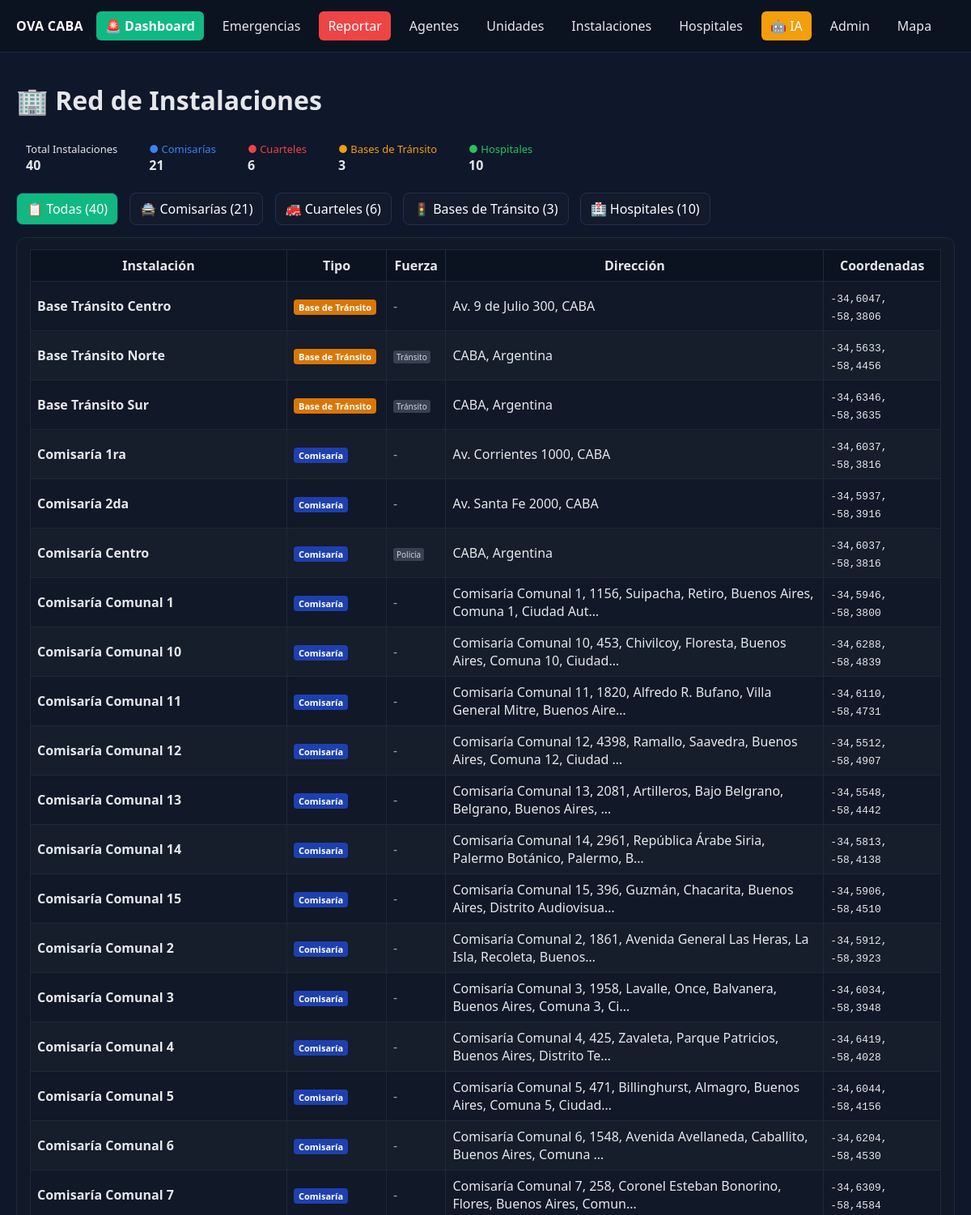
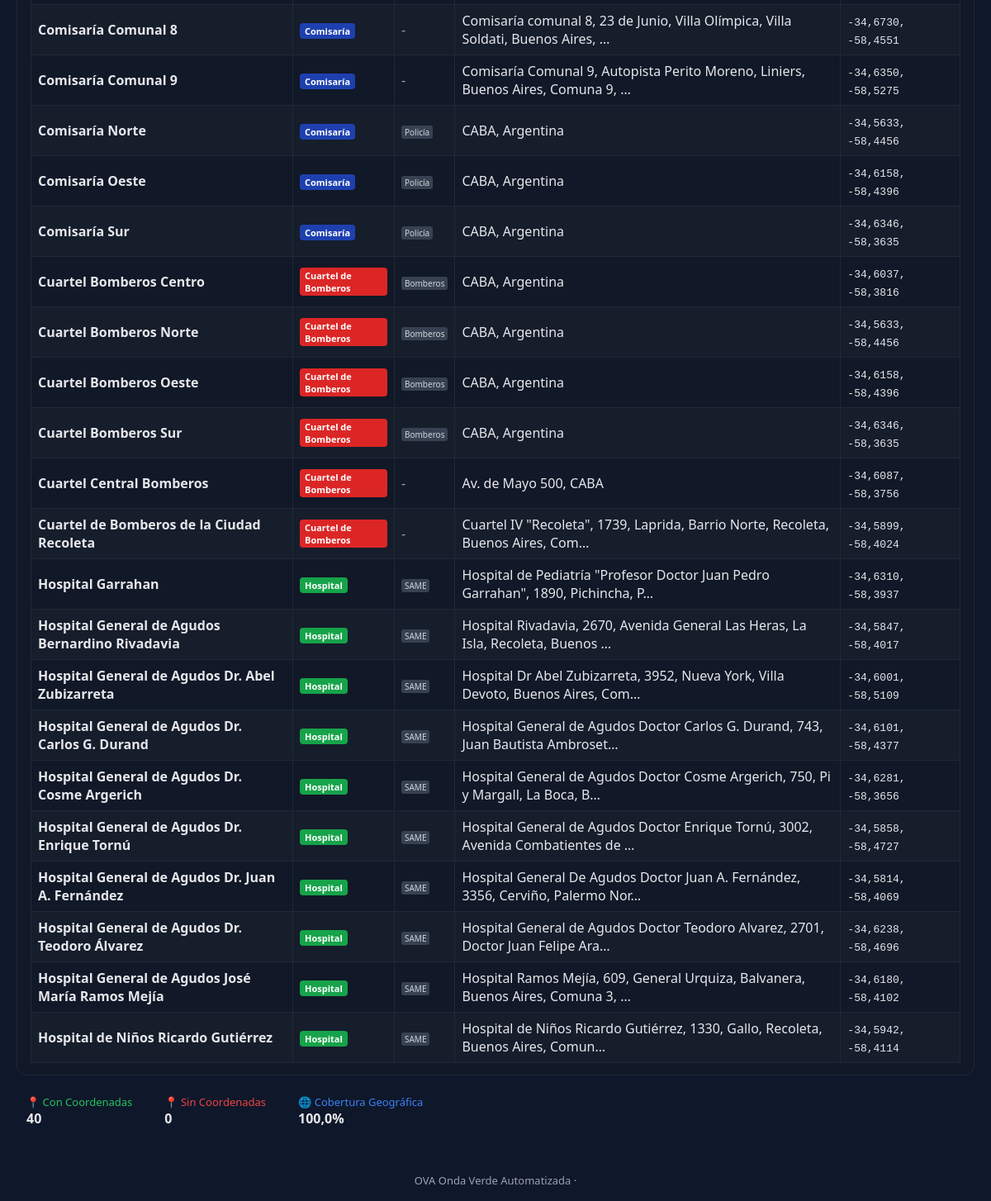
The app's page /instalaciones/ with its own data (2 pictures, top to bottom).
### core/models.py (models this page shows, shortened)
class Facility(models.Model):
    KIND_CHOICES = [
        ('comisaria', 'Comisaría'),
        ('cuartel', 'Cuartel de Bomberos'),
        ('base_transito', 'Base de Tránsito'),
    ]
    name = models.CharField(max_length=200, verbose_name='Nombre')
    kind = models.CharField(max_length=20, choices=KIND_CHOICES, verbose_name='Tipo')
    force = models.ForeignKey(Force, on_delete=models.SET_NULL, null=True, blank=True, verbose_name='Fuerza')
    address = models.CharField(max_length=255, verbose_name='Dirección', blank=True)
    lat = models.FloatField(null=True, blank=True, verbose_name='Latitud')
    lon = models.FloatField(null=True, blank=True, verbose_name='Longitud')
    created_at = models.DateTimeField(default=timezone.now, verbose_name='Creado en')
    class Meta:
        verbose_name = 'Instalación'
        verbose_name_plural = 'Instalaciones'

class Force(models.Model):
    name = models.CharField(max_length=100, unique=True, verbose_name='Nombre')  # e.g., 'Bomberos', 'SAME', 'Policía', 'Tránsito'
    contact_info = models.TextField(blank=True, verbose_name='Información de Contacto')
    created_at = models.DateTimeField(default=timezone.now, verbose_name='Creado en')
    class Meta:
        verbose_name = 'Fuerza'
        verbose_name_plural = 'Fuerzas'

class Hospital(models.Model):
    name = models.CharField(max_length=150, verbose_name='Nombre')
    address = models.CharField(max_length=255, verbose_name='Dirección', blank=True)
    total_beds = models.PositiveIntegerField(verbose_name='Camas Totales', default=0)
    occupied_beds = models.PositiveIntegerField(verbose_name='Camas Ocupadas', default=0)
    lat = models.FloatField(null=True, blank=True, verbose_name='Latitud')
    lon = models.FloatField(null=True, blank=True, verbose_name='Longitud')
    created_at = models.DateTimeField(default=timezone.now, verbose_name='Creado en')
    class Meta:
        verbose_name = 'Hospital'
        verbose_name_plural = 'Hospitales'

### core/views.py (the view)
# urls.py: path('instalaciones/', facilities_list, name='facilities_list'),
def facilities_list(request):
    kind = request.GET.get('tipo')
    facilities_qs = Facility.objects.all().select_related('force').order_by('kind', 'name')
    hospitals_qs = Hospital.objects.all().order_by('name')
    installations = []
    for f in facilities_qs:
        installations.append({
            'name': f.name,
            'kind': f.kind,
            'kind_display': f.get_kind_display(),
            'force_name': f.force.name if f.force else '',
            'address': f.address,
            'lat': f.lat,
            'lon': f.lon,
        })
    for h in hospitals_qs:
        installations.append({
            'name': h.name,
            'kind': 'hospital',
            'kind_display': 'Hospital',
            'force_name': 'SAME',
            'address': h.address,
            'lat': h.lat,
            'lon': h.lon,
        })
    total_instalaciones = len(installations)
    comisarias = len([i for i in installations if i['kind'] == 'comisaria'])
    cuarteles = len([i for i in installations if i['kind'] == 'cuartel'])
    bases_transito = len([i for i in installations if i['kind'] == 'base_transito'])
    hospitales = len([i for i in installations if i['kind'] == 'hospital'])
    con_coordenadas = len([i for i in installations if i['lat'] and i['lon']])
    sin_coordenadas = total_instalaciones - con_coordenadas
    porcentaje_coordenadas = round((con_coordenadas / total_instalaciones * 100) if total_instalaciones > 0 else 0, 1)
    if kind:
        allowed = {'comisaria', 'cuartel', 'base_transito', 'hospital'}
        if kind in allowed:
            installations = [i for i in installations if i['kind'] == kind]
    installations.sort(key=lambda x: (x['kind_display'], x['name']))
    stats = {
        'total_instalaciones': total_instalaciones,
        'comisarias': comisarias,
        'cuarteles': cuarteles,
        'bases_transito': bases_transito,
        'hospitales': hospitales,
        'con_coordenadas': con_coordenadas,
        'sin_coordenadas': sin_coordenadas,
        'porcentaje_coordenadas': porcentaje_coordenadas
    }
    return render(request, 'core/facilities_list.html', {
        'installations': installations,
        'kind': kind,
        'stats': stats
    })

### core/templates/core/facilities_list.html (shortened to what this page needs)
{% extends 'core/base.html' %}
{% block content %}
  <h1>🏢 Red de Instalaciones</h1>
  <div class="stats">
    <div class="stat-item">
      <div style="color: var(--text);">Total Instalaciones</div>
      <div class="stat-value">{{ stats.total_instalaciones }}</div>
    </div>
    <div class="stat-item">
      <div class="comisaria">● Comisarías</div>
      <div class="stat-value">{{ stats.comisarias }}</div>
    </div>
    <div class="stat-item">
      <div class="cuartel">● Cuarteles</div>
      <div class="stat-value">{{ stats.cuarteles }}</div>
    </div>
    <div class="stat-item">
      <div class="base_transito">● Bases de Tránsito</div>
      <div class="stat-value">{{ stats.bases_transito }}</div>
    </div>
    <div class="stat-item">
      <div class="hospital">● Hospitales</div>
      <div class="stat-value">{{ stats.hospitales }}</div>
    </div>
  </div>
  <div class="filters">
    <a class="btn {% if not kind %}active{% endif %}" href="{% url 'facilities_list' %}">
      📋 Todas ({{ stats.total_instalaciones }})
    </a>
    <a class="btn {% if kind == 'comisaria' %}active{% endif %}" href="{% url 'facilities_list' %}?tipo=comisaria">
      🚔 Comisarías ({{ stats.comisarias }})
    </a>
    <a class="btn {% if kind == 'cuartel' %}active{% endif %}" href="{% url 'facilities_list' %}?tipo=cuartel">
      🚒 Cuarteles ({{ stats.cuarteles }})
    </a>
    <a class="btn {% if kind == 'base_transito' %}active{% endif %}" href="{% url 'facilities_list' %}?tipo=base_transito">
      🚦 Bases de Tránsito ({{ stats.bases_transito }})
    </a>
    <a class="btn {% if kind == 'hospital' %}active{% endif %}" href="{% url 'facilities_list' %}?tipo=hospital">
      🏥 Hospitales ({{ stats.hospitales }})
    </a>
  </div>
  <div class="card"><div class="body">
  <table>
    <thead>
      <tr>
        <th>Instalación</th>
        <th>Tipo</th>
        <th>Fuerza</th>
        <th>Dirección</th>
        <th>Coordenadas</th>
      </tr>
    </thead>
    <tbody>
      {% for installation in installations %}
      <tr>
        <td class="installation-name">{{ installation.name }}</td>
        <td>
          <span class="type-badge {{ installation.kind }}">
            {{ installation.kind_display }}
          </span>
        </td>
        <td>
          {% if installation.force_name %}
            <span class="force-badge">{{ installation.force_name }}</span>
          {% else %}
            <span style="color: var(--muted);">-</span>
          {% endif %}
        </td>
        <td>
          {{ installation.address|truncatechars:80 }}
        </td>
        <td>
          {% if installation.lat and installation.lon %}
            <code>{{ installation.lat|floatformat:4 }}, {{ installation.lon|floatformat:4 }}</code>
          {% else %}
            <span style="color: var(--muted);">Sin coordenadas</span>
          {% endif %}
        </td>
      </tr>
      {% endfor %}
    </tbody>
  </table>
  </div></div>
  {% if installations %}
  <div class="stats" style="margin-top: 15px;">
    <div class="stat-item">
      <div style="color: #22c55e;">📍 Con Coordenadas</div>
      <div class="stat-value">{{ stats.con_coordenadas }}</div>
    </div>
    <div class="stat-item">
      <div style="color: #ef4444;">📍 Sin Coordenadas</div>
      <div class="stat-value">{{ stats.sin_coordenadas }}</div>
    </div>
    <div class="stat-item">
      <div style="color: #3b82f6;">🌐 Cobertura Geográfica</div>
      <div class="stat-value">{{ stats.porcentaje_coordenadas }}%</div>
    </div>
  </div>
  {% endif %}
{% endblock %}

### records on screen
Facility: name "Base Tránsito Centro", address "Av. 9 de Julio 300, CABA", lat "-34,6047", lon "-58,3806"
Facility: name "Base Tránsito Norte", address "CABA, Argentina", lat "-34,5633", lon "-58,4456"
Force: force_name "Tránsito" "Tránsito"
Facility: name "Base Tránsito Sur", address "CABA, Argentina", lat "-34,6346", lon "-58,3635"
Facility: name "Comisaría 1ra", address "Av. Corrientes 1000, CABA", lat "-34,6037", lon "-58,3816"
Facility: name "Comisaría 2da", address "Av. Santa Fe 2000, CABA", lat "-34,5937", lon "-58,3916"
Facility: name "Comisaría Centro", address "CABA, Argentina", lat "-34,6037", lon "-58,3816"
Force: force_name "Policía" "Policía" "Policía" "Policía"
Facility: name "Comisaría Comunal 1", address "Comisaría Comunal 1, 1156, Suipacha, Retiro, Buenos Aires, Comuna 1, Ciudad Aut…", lat "-34,5946", lon "-58,3800"
Facility: name "Comisaría Comunal 10", address "Comisaría Comunal 10, 453, Chivilcoy, Floresta, Buenos Aires, Comuna 10, Ciudad…", lat "-34,6288", lon "-58,4839"
Facility: name "Comisaría Comunal 11", address "Comisaría Comunal 11, 1820, Alfredo R. Bufano, Villa General Mitre, Buenos Aire…", lat "-34,6110", lon "-58,4731"
Facility: name "Comisaría Comunal 12", address "Comisaría Comunal 12, 4398, Ramallo, Saavedra, Buenos Aires, Comuna 12, Ciudad …", lat "-34,5512", lon "-58,4907"
Facility: name "Comisaría Comunal 13", address "Comisaría Comunal 13, 2081, Artilleros, Bajo Belgrano, Belgrano, Buenos Aires, …", lat "-34,5548", lon "-58,4442"
Facility: name "Comisaría Comunal 14", address "Comisaría Comunal 14, 2961, República Árabe Siria, Palermo Botánico, Palermo, B…", lat "-34,5813", lon "-58,4138"
Facility: name "Comisaría Comunal 15", address "Comisaría Comunal 15, 396, Guzmán, Chacarita, Buenos Aires, Distrito Audiovisua…", lat "-34,5906", lon "-58,4510"
Facility: name "Comisaría Comunal 2", address "Comisaría Comunal 2, 1861, Avenida General Las Heras, La Isla, Recoleta, Buenos…", lat "-34,5912", lon "-58,3923"
Facility: name "Comisaría Comunal 3", address "Comisaría Comunal 3, 1958, Lavalle, Once, Balvanera, Buenos Aires, Comuna 3, Ci…", lat "-34,6034", lon "-58,3948"
Facility: name "Comisaría Comunal 4", address "Comisaría Comunal 4, 425, Zavaleta, Parque Patricios, Buenos Aires, Distrito Te…", lat "-34,6419", lon "-58,4028"
Facility: name "Comisaría Comunal 5", address "Comisaría Comunal 5, 471, Billinghurst, Almagro, Buenos Aires, Comuna 5, Ciudad…", lat "-34,6044", lon "-58,4156"
Facility: name "Comisaría Comunal 6", address "Comisaría Comunal 6, 1548, Avenida Avellaneda, Caballito, Buenos Aires, Comuna …", lat "-34,6204", lon "-58,4530"
Facility: name "Comisaría Comunal 7", address "Comisaría Comunal 7, 258, Coronel Esteban Bonorino, Flores, Buenos Aires, Comun…", lat "-34,6309", lon "-58,4584"
Facility: name "Comisaría Comunal 8", address "Comisaría comunal 8, 23 de Junio, Villa Olímpica, Villa Soldati, Buenos Aires, …", lat "-34,6730", lon "-58,4551"
Facility: name "Comisaría Comunal 9", address "Comisaría Comunal 9, Autopista Perito Moreno, Liniers, Buenos Aires, Comuna 9, …", lat "-34,6350", lon "-58,5275"
Facility: name "Comisaría Norte", address "CABA, Argentina", lat "-34,5633", lon "-58,4456"
Facility: name "Comisaría Oeste", address "CABA, Argentina", lat "-34,6158", lon "-58,4396"
Facility: name "Comisaría Sur", address "CABA, Argentina", lat "-34,6346", lon "-58,3635"
Facility: name "Cuartel Bomberos Centro", address "CABA, Argentina", lat "-34,6037", lon "-58,3816"
Force: force_name "Bomberos" "Bomberos" "Bomberos" "Bomberos"
Facility: name "Cuartel Bomberos Norte", address "CABA, Argentina", lat "-34,5633", lon "-58,4456"
Facility: name "Cuartel Bomberos Oeste", address "CABA, Argentina", lat "-34,6158", lon "-58,4396"
Facility: name "Cuartel Bomberos Sur", address "CABA, Argentina", lat "-34,6346", lon "-58,3635"
Facility: name "Cuartel Central Bomberos", address "Av. de Mayo 500, CABA", lat "-34,6087", lon "-58,3756"
Facility: name "Cuartel de Bomberos de la Ciudad Recoleta", address "Cuartel IV \"Recoleta\", 1739, Laprida, Barrio Norte, Recoleta, Buenos Aires, Com…", lat "-34,5899", lon "-58,4024"
Hospital: name "Hospital Garrahan", address "Hospital de Pediatría \"Profesor Doctor Juan Pedro Garrahan\", 1890, Pichincha, P…", lat "-34,6310", lon "-58,3937"
Hospital: name "Hospital General de Agudos Bernardino Rivadavia", address "Hospital Rivadavia, 2670, Avenida General Las Heras, La Isla, Recoleta, Buenos …", lat "-34,5847", lon "-58,4017"
Hospital: name "Hospital General de Agudos Dr. Abel Zubizarreta", address "Hospital Dr Abel Zubizarreta, 3952, Nueva York, Villa Devoto, Buenos Aires, Com…", lat "-34,6001", lon "-58,5109"
Hospital: name "Hospital General de Agudos Dr. Carlos G. Durand", address "Hospital General de Agudos Doctor Carlos G. Durand, 743, Juan Bautista Ambroset…", lat "-34,6101", lon "-58,4377"
Hospital: name "Hospital General de Agudos Dr. Cosme Argerich", address "Hospital General de Agudos Doctor Cosme Argerich, 750, Pi y Margall, La Boca, B…", lat "-34,6281", lon "-58,3656"
Hospital: name "Hospital General de Agudos Dr. Enrique Tornú", address "Hospital General de Agudos Doctor Enrique Tornú, 3002, Avenida Combatientes de …", lat "-34,5858", lon "-58,4727"
Hospital: name "Hospital General de Agudos Dr. Juan A. Fernández", address "Hospital General De Agudos Doctor Juan A. Fernández, 3356, Cerviño, Palermo Nor…", lat "-34,5814", lon "-58,4069"
Hospital: name "Hospital General de Agudos Dr. Teodoro Álvarez", address "Hospital General de Agudos Doctor Teodoro Alvarez, 2701, Doctor Juan Felipe Ara…", lat "-34,6238", lon "-58,4696"
Hospital: name "Hospital General de Agudos José María Ramos Mejía", address "Hospital Ramos Mejía, 609, General Urquiza, Balvanera, Buenos Aires, Comuna 3, …", lat "-34,6180", lon "-58,4102"
Hospital: name "Hospital de Niños Ricardo Gutiérrez", address "Hospital de Niños Ricardo Gutiérrez, 1330, Gallo, Recoleta, Buenos Aires, Comun…", lat "-34,5942", lon "-58,4114"

### other values on screen
{{ stats.total_instalaciones }} "40"
{{ stats.comisarias }} "21"
{{ stats.cuarteles }} "6"
{{ stats.bases_transito }} "3"
{{ stats.hospitales }} "10"
{{ installation.kind_display }} "Base de Tránsito" "Base de Tránsito" "Base de Tránsito" "Comisaría" "Comisaría" "Comisaría" "Comisaría" "Comisaría" "Comisaría" "Comisaría" "Comisaría" "Comisaría" "Comisaría" "Comisaría" "Comisaría" "Comisaría" "Comisaría" "Comisaría" "Comisaría" "Comisaría" "Comisaría" "Comisaría" "Comisaría" "Comisaría" "Cuartel de Bomberos" "Cuartel de Bomberos" "Cuartel de Bomberos" "Cuartel de Bomberos" "Cuartel de Bomberos" "Cuartel de Bomberos" "Hospital" "Hospital" "Hospital" "Hospital" "Hospital" "Hospital" "Hospital" "Hospital" "Hospital" "Hospital"
{{ installation.force_name }} "SAME" "SAME" "SAME" "SAME" "SAME" "SAME" "SAME" "SAME" "SAME" "SAME"
{{ stats.con_coordenadas }} "40"
{{ stats.sin_coordenadas }} "0"
{{ stats.porcentaje_coordenadas }} "100,0"
